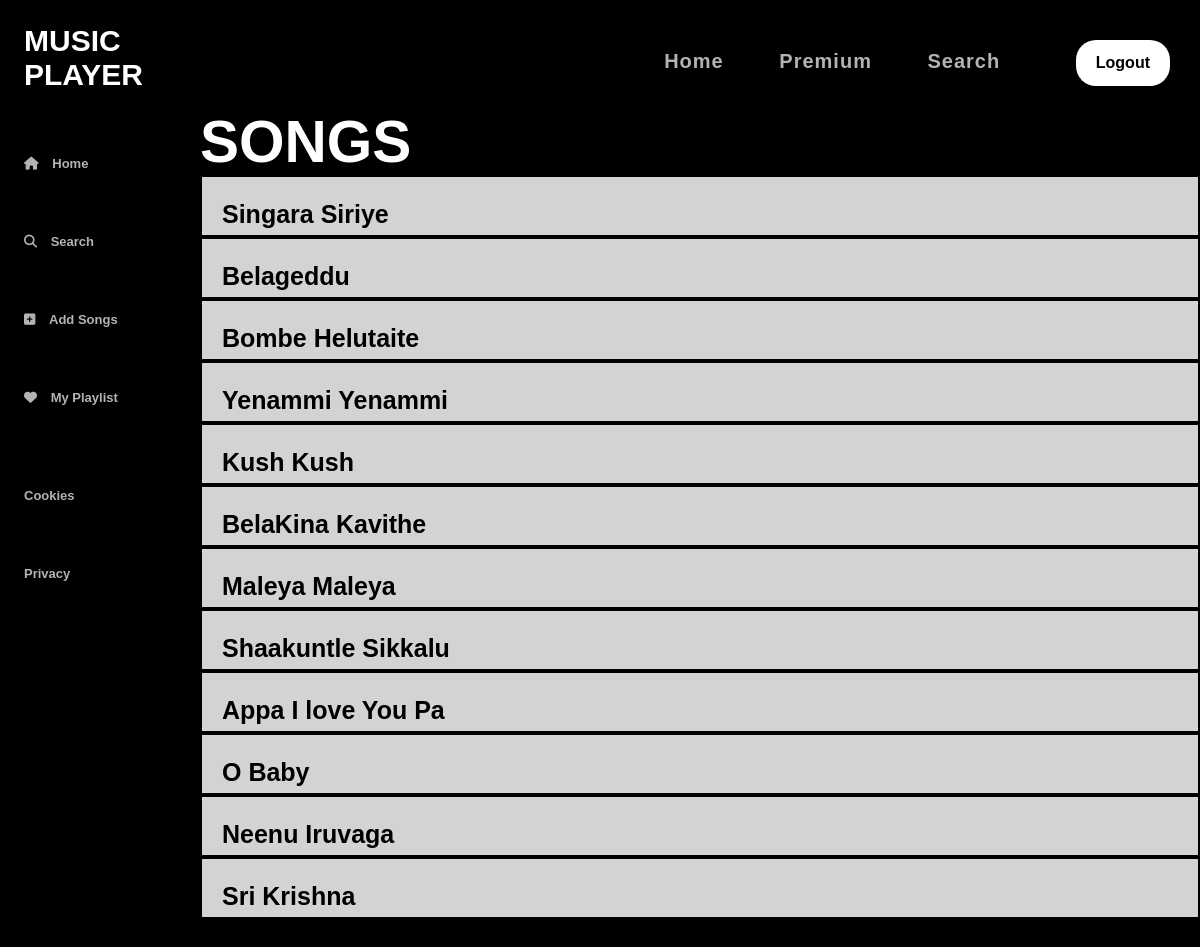
Page /audio.php?la=1 on the committed database.
### tables this page shows
CREATE TABLE IF NOT EXISTS `tb_songs` (
  `song_id` int(3) NOT NULL AUTO_INCREMENT,
  `song_name` varchar(30) NOT NULL,
  `artist_id` int(3) NOT NULL,
  `lang_id` int(3) NOT NULL,
  `loc` varchar(30) NOT NULL,
  PRIMARY KEY (`song_id`)
);

### audio.php (the view, shortened to what this page needs)
<!DOCTYPE html>
<html lang="en">
  <head>
    <link rel="stylesheet" href="style4.css">
  </head>
  <body>
  <div class="sidebar">
      <div class="logo">
        <a href="#" style="text-decoration : none"><h2>MUSIC PLAYER</h2></a>
      </div>
      <div class="navigation" id="upper">
        <ul>
          <li>
            <a href="#" onclick="window.location.href='home.php';">
              <i class="fa-solid fa-home"></i>
              <span>Home</span>
            </a>
          </li>
          <li>
            <a href="Search/search.php">
              <i class="fa fa-search"></i>
              <span>Search</span>
            </a>
          </li>
        <li>
          <a href="playlist_demo.php">
              <i class="fa fas fa-plus-square"></i>
              <span>Add Songs</span>
            </a>
          </li>
          <li>
          <a href="disp_play.php">
              <i class="fa fa fa-heart"></i>
              <span>My Playlist</span>
            </a>
          </li>
          <ul>
        <li><a href="#">Cookies</a></li>
          <li><a href="#">Privacy</a></li>
        </ul>
        </ul>
      </div>
    </div>
    <div class="main-container">
      <div class="topbar">
      <div class="navbar">
          <ul>
            <li>
              <a
                href="home.php">Home</a>&nbsp;&nbsp;&nbsp;&nbsp;
            </li>
            <li>
              <a
                href="RazorPay/payment-form.php">Premium</a>&nbsp;&nbsp;&nbsp;&nbsp;
            </li>
            <li>
              <a
                href="Search/search.php">Search</a>&nbsp;&nbsp;&nbsp;&nbsp;
            </li>
            <li>
          <button onclick="window.location.href='logout.php'">Logout
</li>
        </div>
      </div>
      <h3 style="text-align:left;color:white">SONGS</h3>
      <?php
    $la1=$_GET['la'];
    @$conn=@mysqli_connect("localhost","root","","db_project");
    @$ins="SELECT * FROM tb_songs WHERE lang_id='$la1'";
    @$result=@mysqli_query($conn,$ins);
    while($value=@mysqli_fetch_array($result))
    {
?>
<div >
  <table align="center" width="100%"  style="background-color:black; border-color:white; border-top:none; border-left:none; border-right:none; border-top-color:black; border-right-color:black; border-left-color:black;">
        <tr class="song_disp">
            <td>
            <a class="song_link" href="demo.php?a=<?php echo $value['artist_id'];?>&l=<?php echo $value['loc'];?>&s=<?php echo $value['song_name'];?>"><?php echo $value['song_name'];?></a>
            </td>
        </tr>
    </table>
   </div>
    <?php } ?>
  </body>
</html>

### style4.css (style rules this page uses)
.song_disp { background-color:lightgrey; width:75%; }
.song_link { color:black; font-size: 25px; font-weight: bold; text-decoration: none; margin-left: 20px; }
h2 { color: white; font-size: 30px; }
* { padding: 0; margin: 0; }
body { background-color: black; font-family: "Montserrat", sans-serif; font-size: 50px; }
.sidebar { position: fixed; left: 0; top: 0; bottom: 0; width: 100px; background-color: black; padding: 24px; }
.sidebar .navigation ul { list-style: none; margin-top: 20px; }
.sidebar .navigation ul li { padding: 10px 0; }
.sidebar .navigation ul li a { color: #b3b3b3; text-decoration: none; font-weight: bold; font-size: 13px; }
.sidebar .navigation ul li a span { padding-left: 10px; }
.main-container { background-color: black; margin-left: 200px; margin-bottom: 100px; }
.topbar { display: flex; justify-content: space-between; background-color: black; text-align: right; padding: 14px 30px; }
.topbar .navbar { display: flex; align-items: center; }
.topbar .navbar ul { display: flex; list-style: none; }
.topbar .navbar ul li { display: inline-block; margin: 8px 0px; width:100%; }
.topbar .navbar ul li a { color: #b3b3b3; text-decoration: none; font-weight: bold; font-size: 20px; letter-spacing: 1px; word-spacing: 12px; }
.topbar .navbar button { background-color:white; color: #000000; font-size: 16px; font-weight: bold; padding: 14px 20px; border-radius: 20px; border: 0px; cursor: pointer; margin-left: 20px; }

### rows in the picture
tb_songs: song_name "Singara Siriye"
tb_songs: song_name "Belageddu"
tb_songs: song_name "Bombe Helutaite"
tb_songs: song_name "Yenammi Yenammi"
tb_songs: song_name "Kush Kush"
tb_songs: song_name "BelaKina Kavithe"
tb_songs: song_name "Maleya Maleya"
tb_songs: song_name "Shaakuntle Sikkalu"
tb_songs: song_name "Appa I love You Pa"
tb_songs: song_name "O Baby"
tb_songs: song_name "Neenu Iruvaga"
tb_songs: song_name "Sri Krishna"
